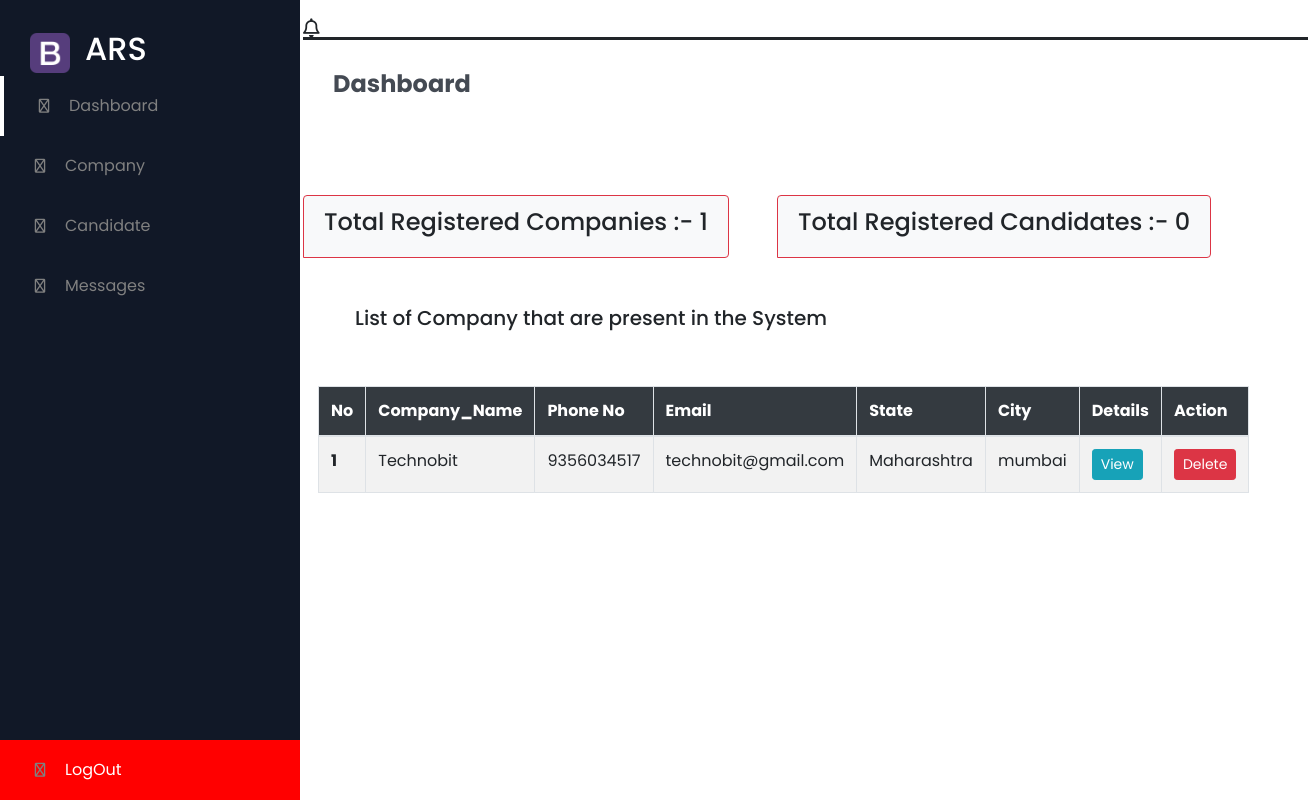
Page /check/adminhome/ on the earlier database version.
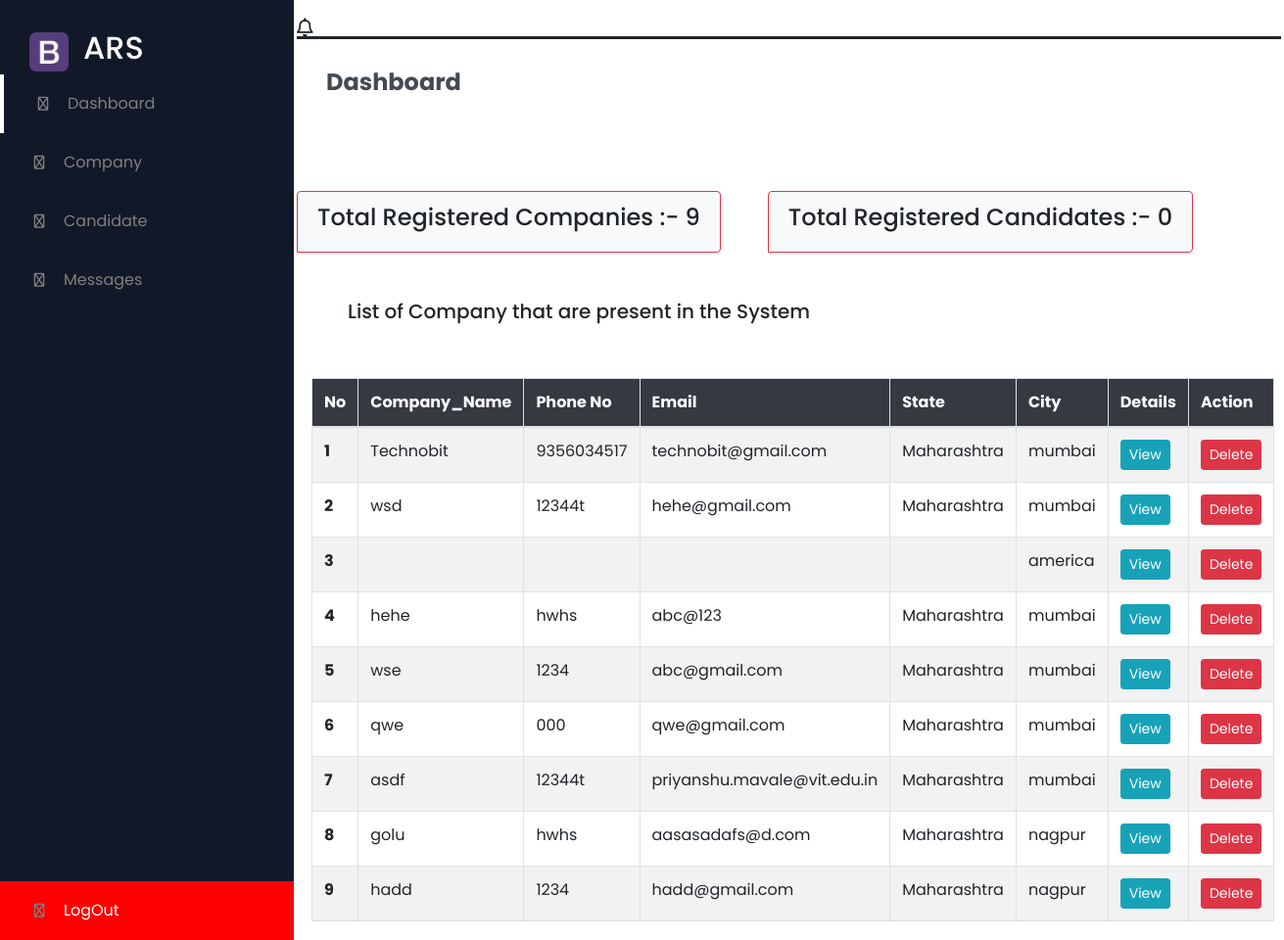
Same page on the later database version.
### Company/models.py (models this page shows)
class Companies(models.Model):
    company_name=models.CharField(max_length=100)
    company_contact_no=models.CharField(max_length=100)
    company_email=models.CharField(max_length=100)
    companyuserid=models.CharField(max_length=100,unique=True,primary_key=True)
    state=models.CharField(max_length=100)
    city=models.CharField(max_length=100)
    pass1=models.CharField(max_length=10,default="")
    pass2=models.CharField(max_length=10,default="")

### AdminPanel/views.py (the view)
# urls.py: path('adminhome/',views.AdminHome,name='adminhome'),
def AdminHome(request):
   comlist= Companies.objects.all()
   totalcompanies=Companies.objects.all().count()
   totalcandidate=Candidate.objects.all().count()
   context={
       'comlist':comlist,
       'totalcompanies':totalcompanies,
       'totalcandidates':totalcandidate,
   }
   return render(request,'AdminPanel/admin.html',context)

### AdminPanel/templates/AdminPanel/admin.html (shortened to what this page needs)
{% load static %}
<!DOCTYPE html>
<html lang="en">
<head>
    <link rel="stylesheet" type="text/css" href="{% static 'style.css' %}?{% now "U" %}">
    <link href="https://cdnjs.cloudflare.com/ajax/libs/font-awesome/5.13.0/css/all.min.css" rel="stylesheet">
    <link rel="stylesheet" href="https://cdnjs.cloudflare.com/ajax/libs/font-awesome/6.2.0/css/all.min.css" />
    <link rel="stylesheet" href="https://cdnjs.cloudflare.com/ajax/libs/font-awesome/4.7.0/css/font-awesome.min.css">
    <link rel="stylesheet" href="https://cdn.jsdelivr.net/npm/bootstrap@4.6.2/dist/css/bootstrap.min.css">
</head>
<body>
    <section id="menu">
        <div class="logo">
        <img src="../static/img/portfolio/apple-touch-icon.png" alt="">
        <h2>ARS</h2>
    </div>
    <div class="items">
        <li><i class="fa-regular fa-chart-line"></i><a href="">Dashboard</a></li>
        <li><i class="fa-regular fa-chart-line"></i><a href="">Company</a></li>
        <li><i class="fa-regular fa-chart-line"></i><a href="{% url 'candihomepage' %}">Candidate</a></li>
        <li><i class="fa-regular fa-chart-line"></i><a href="">Messages</a></li>
        <li style="background-color:red; position: absolute;width:100%; bottom: 0;"><i class="fa-regular fa-chart-line"></i><a href="{% url 'logout-redirect' %}" style="color:white">LogOut</a></li>
    </div>
    </section>
    <section class="section1">
        <div class="navigation">
            <div class="profile">
                <i class="far fa-bell"></i>
            </div>
        </div>
        <h3 class="i-name">Dashboard</h3>
      <div class="container">
        <div class="row mt-5 ">
            <ul class="list-group   list-group-horizontal mt-5 mr-5">
                <li class="list-group-item border bg-light border-danger"><h4>Total Registered Companies  :- <span>{{totalcompanies}}</span></h4></li>
            </ul>
            <ul class="list-group  list-group-horizontal mt-5 ">
                <li class="list-group-item border bg-light border-danger"><h4>Total Registered Candidates :- <span>{{totalcandidates}}</span></h4></li>
            </ul>
        </div>
        </div>
<div class="container ml-1 p-5">
        <h5 class="">List of Company that are present in the System</h5>
</div>
<div class="container">
<div class=" w-75 mr-0">
    <table  class="table table-bordered table-hover table-striped">
        <thead class="pb-5">
          <tr class="bg-dark text-white ">
            <th style="width: 8px;" scope="col">No</th>
            <th style="width: 50%;" scope="col">Company_Name</th>
            <th style="width: 20%;" scope="col">Phone No</th>
            <th style="width: 40%;" scope="col">Email</th>
            <th style="width: 30%;" scope="col">State</th>
            <th style="width: 30%;" scope="col">City</th>
            <th style="width: 20%;" scope="col">Details</th>
            <th style="width: 20%;" scope="col">Action</th>
          </tr>
        </thead>
        <tbody>
          {% for i in comlist %}
          <tr>
            <th scope="row">{{ forloop.counter }}</th>
            <td>{{i.company_name}}</td>
            <td>{{i.company_contact_no}}</td>
            <td>{{i.company_email}}</td>
            <td>{{i.state}}</td>
            <td>{{i.city}}</td>
            <td><button  class="btn btn-info btn-sm resume">View</button></td>
            <td class="">
                    <a onclick="return confirm('Are you sure you want to delete this Company?')" href="{% url 'delcompany' i.pk %}"><button type="submit"class="btn btn-danger btn-sm accept">Delete</button></a>
            </td>
          </tr>
          {% endfor %}
        </tbody>
      </table>
</div>
</div>
</section>
</body>
</html>

### Company/static/style.css (style rules this page uses)
* { margin: 0; padding: 0; box-sizing: border-box; font-family: 'Poppins',sans-serif; }
body { background: #f5f5f5; }
#menu { background: #111827; width: 300px ; height: 100%; position: fixed; top: 0; left: 0; }
#menu .logo { display: flex; align-items: center; color: #fff; padding: 30px 0 0 30px; }
#menu .logo img { width: 40px; margin-right: 15px; }
#menu .items li { list-style: none; padding: 15px 0; }
#menu .items li i { color: grey; width: 30px; height: 30px; line-height: 30px; text-align: center; font-size: 14px; margin: 0 10px 0 25px; }
#menu .items li a { text-decoration: none; color: gray; font-weight: 300px; transition: 0.3s ease; }
#menu .items li:nth-child(1) { border-left: 4px solid #fff; }
.section1 { margin-left: 300px; border:3px solid white; border-radius: 30px; }
.section1 .navigation { display: flex; align-items: center; justify-content: space-between; background: #fff; padding-top: 15px; border-bottom: 3px solid; }
.section1 .navigation .profile { margin-left: 0; display: flex; justify-content: flex-start; align-items: center; }
.section1 .navigation .profile i { margin-right: 20px; font-size: 19px; font-weight: 400px; }
.i-name { color: #444a53; padding: 30px 0px 0 30px; font-size: 24px; font-weight: 700; }

Differences in the rows shown:
added Companies: company_name "wsd", company_contact_no "12344t", company_email "hehe@gmail.com", state "Maharashtra", city "mumbai"
added Companies: city "america"
added Companies: company_name "hehe", company_contact_no "hwhs", company_email "abc@123", state "Maharashtra", city "mumbai"
added Companies: company_name "wse", company_contact_no "1234", company_email "abc@gmail.com", state "Maharashtra", city "mumbai"
added Companies: company_name "qwe", company_contact_no "000", company_email "qwe@gmail.com", state "Maharashtra", city "mumbai"
added Companies: company_name "asdf", company_contact_no "12344t", company_email "priyanshu.mavale@vit.edu.in", state "Maharashtra", city "mumbai"
added Companies: company_name "golu", company_contact_no "hwhs", company_email "aasasadafs@d.com", state "Maharashtra", city "nagpur"
added Companies: company_name "hadd", company_contact_no "1234", company_email "hadd@gmail.com", state "Maharashtra", city "nagpur"
Other differences:
{{ totalcompanies }}: "1" → "9"
